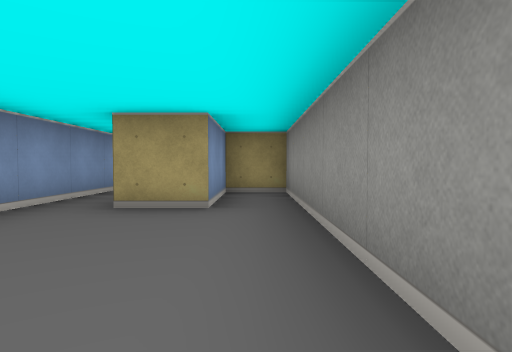
[1] (above)

17 first-person views from a walk through a cub3D maze. The camera is about half as high as the walls, tilts 2° down and sees 75° across. The floor is counted in squares. Each view is taken from the middle of a square. On the plan, view 1 faces up. The plan holds only what a view shows up to about 9 squares ahead; the rest is blank.

[2]
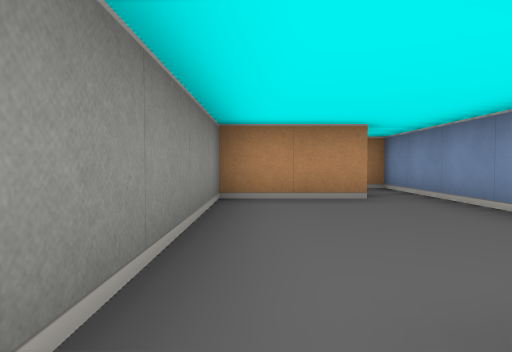

[3]
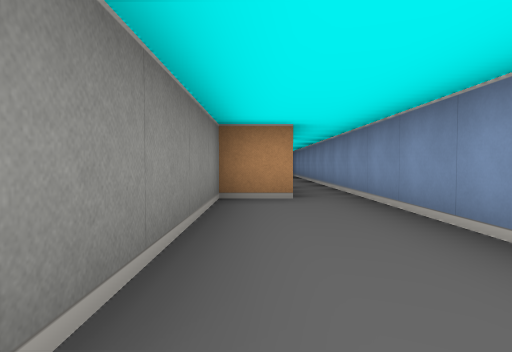

[4]
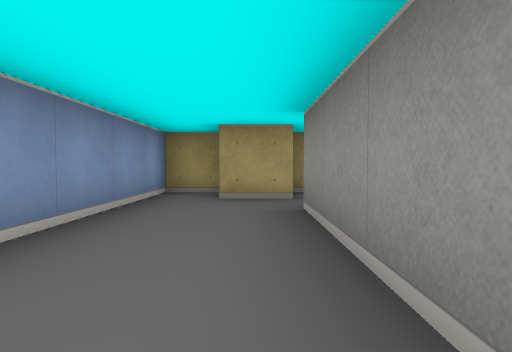

[5]
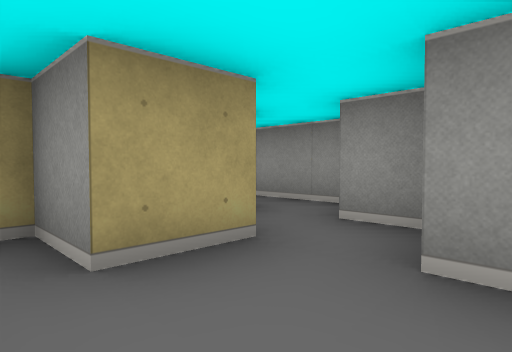

[6]
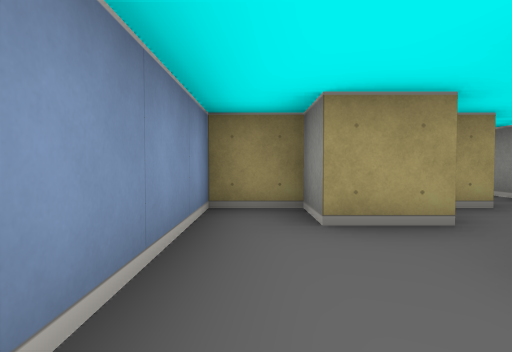

[7]
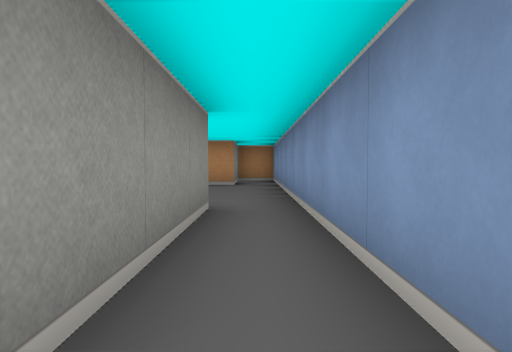

[8]
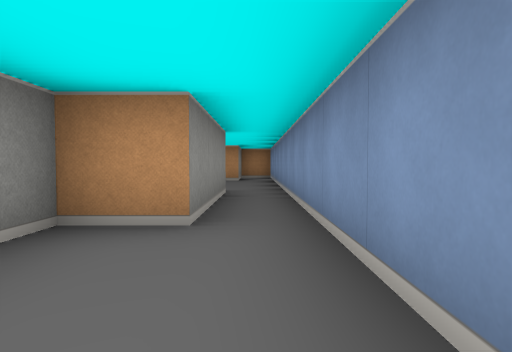

[9]
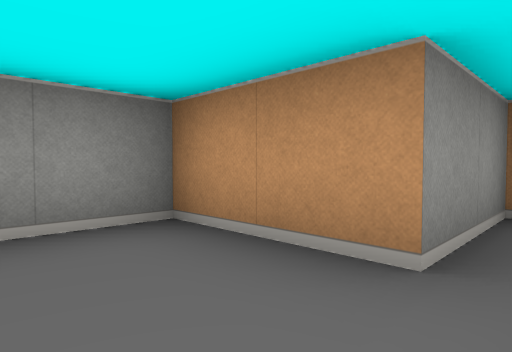

[10]
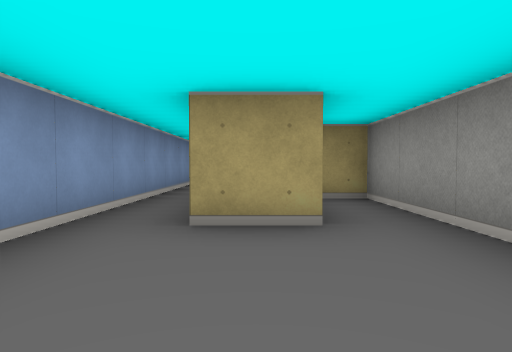

[11]
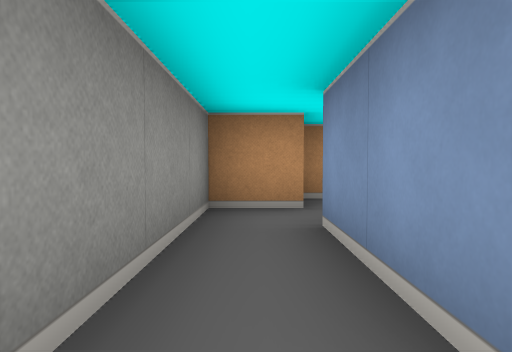

[12]
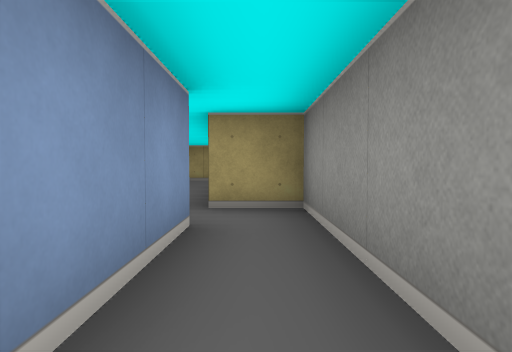

[13]
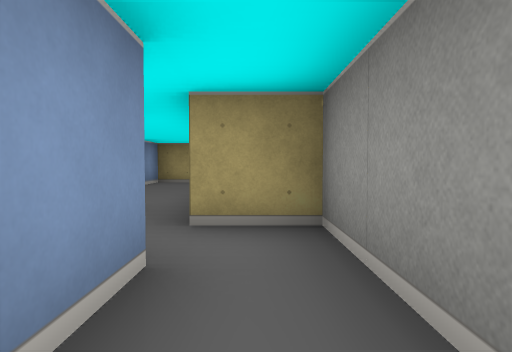

[14]
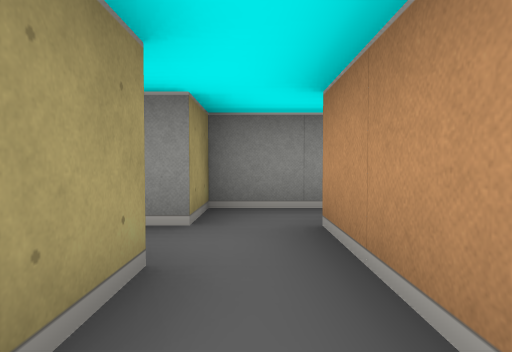

[15]
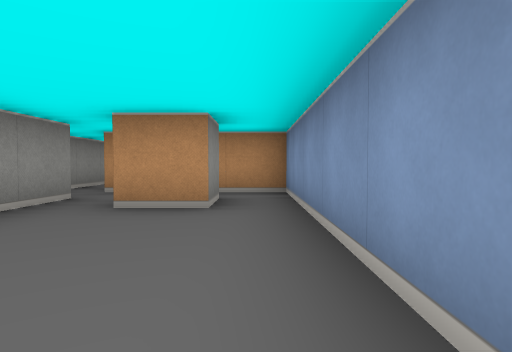

[16]
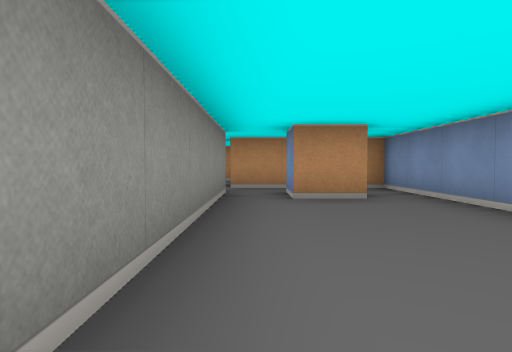

[17]
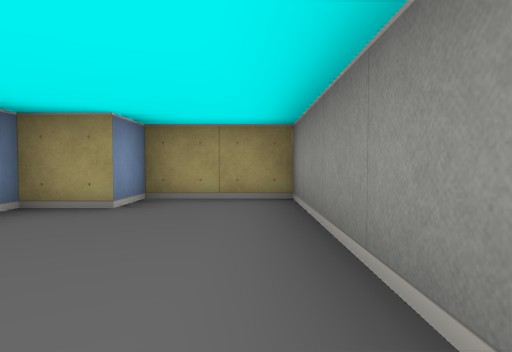

### Floor plan
Ten units are one square. View 1 is at (0, 0); x grows to the right and y downward. Boxes are objects, and circles mark ways between rooms. Rooms are numbered by the first view taken in them; rooms with no view inside come last. Other rooms are left out.
<svg viewBox="-30 -220 50 250">
<path fill="none" stroke="#000" d="M-25 -65 -25 25 -15 25 -15 5 5 5 5 -55 -5 -55 -5 -35 -15 -35 -15 -65M5 -108 5 -115M-15 -65 -5 -65 -5 -105M-4 -115 -15 -115 -15 -125 -25 -125 -25 -65M-15 -165 -5 -165 -5 -155 -15 -155 -15 -165M15 -145 15 -155 5 -155 5 -215 -15 -215 -15 -205 -25 -205 -25 -145 5 -145M5 -115 15 -115 15 -145M5 -145 5 -125 -5 -125"/>
<circle cx="-20" cy="-70" r="3" fill="#2a7"/>
<circle cx="0" cy="-110" r="3" fill="#2a7"/>
<circle cx="10" cy="-150" r="3" fill="#2a7"/>
<text x="-10" y="-20">1</text>
<text x="-10" y="-90">2</text>
<text x="-10" y="-180">3</text>
<text x="10" y="-130">4</text>
</svg>
Room 1 opens to room 2. Room 2 opens to room 4. Room 3 opens to room 4.

Where each view was taken, in squares from view 1:
view 1: 0 up, 0 right, facing up
view 2: 4 up, 0 right, facing down
view 3: 11 up, 1 left, facing down
view 4: 7 up, 1 left, facing up
view 5: 10 up, 2 left, facing up-right
view 6: 9 up, 2 left, facing up
view 7: 7 up, 2 left, facing down
view 8: 9 up, 2 left, facing down
view 9: 1 up, 2 left, facing down-right
view 10: 1 up, 1 left, facing up
view 11: 15 up, 1 right, facing down
view 12: 12 up, 1 right, facing up
view 13: 13 up, 1 right, facing up
view 14: 15 up, 2 left, facing right
view 15: 20 up, 2 left, facing down
view 16: 21 up, 0 right, facing down
view 17: 17 up, 0 right, facing up
